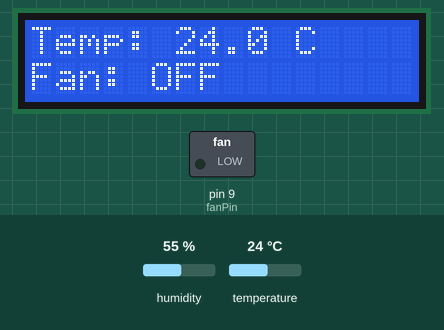
This program was run on a simulated Arduino Uno, built with avr-gcc and run on an emulated ATmega328P. On the bench: 16×2 character LCD, switched loads named in the program (green lamp = pin HIGH). The inputs (shaded band) are chosen by the test bench; at power-on: temperature 24 °C, humidity 55 %.

Above: at 5.7 s.
5.8 s: temperature set to 31 °C
At 8.4 s:
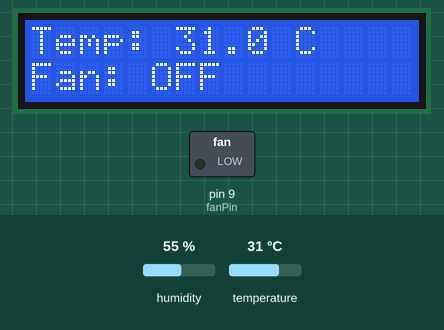
8.8 s: temperature set to 34 °C
At 9.7 s:
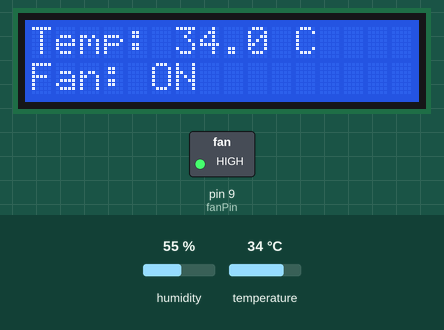
11.8 s: temperature set to 12 °C
At 14.2 s:
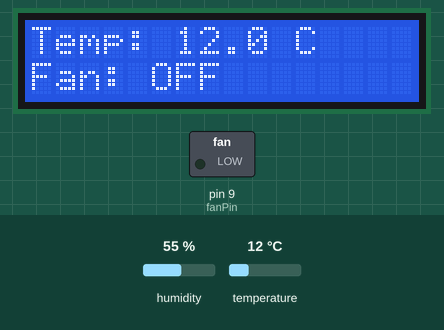
Timing chart, 0 to 15.7 s (numbered marks = the images above; inputs shaded):
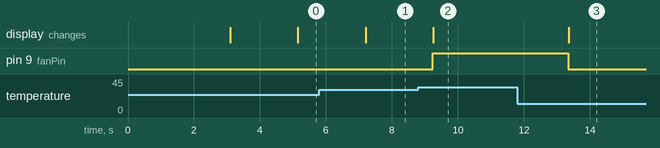

The program:

main.cpp
```cpp
#include <Arduino.h>
#include <DHT.h>
#include <LiquidCrystal_I2C.h>

#define DHTTYPE DHT11
#define DHTPIN 2
#define fanPin 9

LiquidCrystal_I2C lcd(0x27, 16, 2);
DHT dht(DHTPIN, DHTTYPE);

void setup() {
  Serial.begin(9600);
  pinMode(fanPin, OUTPUT);
  digitalWrite(fanPin, LOW);
  dht.begin();
  lcd.init();
  lcd.backlight();
  lcd.setCursor(0, 0);
  lcd.print("Temp fan control");
  lcd.setCursor(0, 1);
  lcd.print("Starting...");
  delay(3000);
  lcd.clear();
}

void loop() {
  delay(2000);

  const float temperature = dht.readTemperature();
  if (isnan(temperature)) {
    lcd.setCursor(0, 0);
    lcd.print("Sensor error    ");
    return;
  }

  lcd.setCursor(0, 0);
  lcd.print("Temp: ");
  lcd.print(temperature, 1);
  lcd.print(" C   ");

  if (temperature > 32.0f) {
    digitalWrite(fanPin, HIGH);
    lcd.setCursor(0, 1);
    lcd.print("Fan: ON         ");
  } else {
    digitalWrite(fanPin, LOW);
    lcd.setCursor(0, 1);
    lcd.print("Fan: OFF        ");
  }
}
```

Measured:
- the behaviour switches between 32 and 33 °C on temperature (found by bisection; images 1 and 2)
- after the input at 5.8 s, the display: changes after 1.4 s (image 1)
- after the input at 8.8 s, pin 9 (fanPin): LOW → HIGH after 0.44 s; the display: changes after 0.45 s (image 2)
- after the input at 11.8 s, pin 9 (fanPin): HIGH → LOW after 1.5 s; the display: changes after 1.6 s (image 3)
